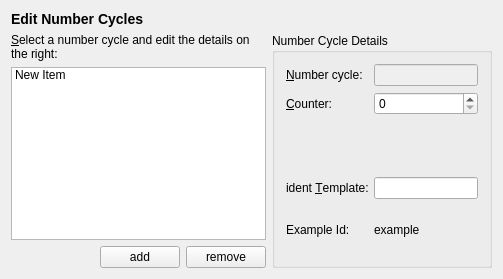
<?xml version="1.0" encoding="UTF-8"?>
<ui version="4.0">
 <class>NumberCycleEditBase</class>
 <widget class="QWidget" name="NumberCycleEditBase">
  <property name="geometry">
   <rect>
    <x>0</x>
    <y>0</y>
    <width>503</width>
    <height>279</height>
   </rect>
  </property>
  <layout class="QGridLayout">
   <item row="0" column="0" colspan="2">
    <widget class="QLabel" name="mHeader">
     <property name="text">
      <string>&lt;h3&gt;Edit Number Cycles&lt;/h3&gt;</string>
     </property>
     <property name="wordWrap">
      <bool>false</bool>
     </property>
    </widget>
   </item>
   <item row="1" column="1">
    <widget class="QGroupBox" name="groupBox2">
     <property name="title">
      <string>Number Cycle Details</string>
     </property>
     <layout class="QGridLayout">
      <item row="1" column="1">
       <widget class="QSpinBox" name="mCounterEdit"/>
      </item>
      <item row="3" column="1">
       <widget class="QLineEdit" name="mIdTemplEdit"/>
      </item>
      <item row="0" column="0">
       <widget class="QLabel" name="textLabel1_2">
        <property name="text">
         <string>&amp;Number cycle:</string>
        </property>
        <property name="wordWrap">
         <bool>false</bool>
        </property>
        <property name="buddy">
         <cstring>mNameEdit</cstring>
        </property>
       </widget>
      </item>
      <item row="1" column="0">
       <widget class="QLabel" name="textLabel1_2_3">
        <property name="text">
         <string>&amp;Counter:</string>
        </property>
        <property name="wordWrap">
         <bool>false</bool>
        </property>
        <property name="buddy">
         <cstring>mCounterEdit</cstring>
        </property>
       </widget>
      </item>
      <item row="2" column="0" colspan="2">
       <widget class="QLabel" name="mHelpLabel">
        <property name="text">
         <string/>
        </property>
        <property name="wordWrap">
         <bool>false</bool>
        </property>
       </widget>
      </item>
      <item row="4" column="0">
       <widget class="QLabel" name="textLabel1_2_3_2">
        <property name="text">
         <string>Example Id:</string>
        </property>
        <property name="wordWrap">
         <bool>false</bool>
        </property>
       </widget>
      </item>
      <item row="3" column="0">
       <widget class="QLabel" name="textLabel1_2_2">
        <property name="text">
         <string>ident &amp;Template:</string>
        </property>
        <property name="wordWrap">
         <bool>false</bool>
        </property>
        <property name="buddy">
         <cstring>mIdTemplEdit</cstring>
        </property>
       </widget>
      </item>
      <item row="0" column="1">
       <widget class="QLineEdit" name="mNameEdit">
        <property name="enabled">
         <bool>false</bool>
        </property>
        <property name="readOnly">
         <bool>false</bool>
        </property>
       </widget>
      </item>
      <item row="4" column="1">
       <widget class="QLabel" name="mExampleId">
        <property name="text">
         <string>example</string>
        </property>
        <property name="wordWrap">
         <bool>false</bool>
        </property>
       </widget>
      </item>
     </layout>
    </widget>
   </item>
   <item row="1" column="0">
    <layout class="QVBoxLayout">
     <item>
      <widget class="QLabel" name="textLabel2">
       <property name="text">
        <string>&amp;Select a number cycle and edit the details on the right:</string>
       </property>
       <property name="alignment">
        <set>Qt::AlignVCenter</set>
       </property>
       <property name="wordWrap">
        <bool>true</bool>
       </property>
       <property name="buddy">
        <cstring>mCycleListBox</cstring>
       </property>
      </widget>
     </item>
     <item>
      <layout class="QVBoxLayout">
       <item>
        <widget class="QListWidget" name="mCycleListBox">
         <item>
          <property name="text">
           <string>New Item</string>
          </property>
         </item>
        </widget>
       </item>
       <item>
        <layout class="QHBoxLayout">
         <item>
          <spacer name="spacer2">
           <property name="orientation">
            <enum>Qt::Horizontal</enum>
           </property>
           <property name="sizeType">
            <enum>QSizePolicy::Expanding</enum>
           </property>
           <property name="sizeHint" stdset="0">
            <size>
             <width>37</width>
             <height>20</height>
            </size>
           </property>
          </spacer>
         </item>
         <item>
          <widget class="QPushButton" name="mPbAdd">
           <property name="toolTip">
            <string>Click to add a new document type to the list.</string>
           </property>
           <property name="text">
            <string>add</string>
           </property>
          </widget>
         </item>
         <item>
          <widget class="QPushButton" name="mPbRemove">
           <property name="toolTip">
            <string>click to remove the current document type</string>
           </property>
           <property name="text">
            <string>remove</string>
           </property>
          </widget>
         </item>
        </layout>
       </item>
      </layout>
     </item>
    </layout>
   </item>
  </layout>
 </widget>
 <layoutdefault spacing="6" margin="11"/>
 <resources/>
 <connections/>
</ui>
